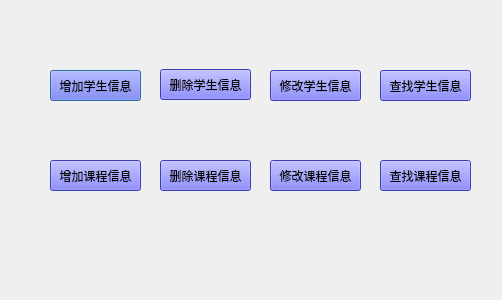
<?xml version="1.0" encoding="UTF-8"?>
<ui version="4.0">
 <class>TeaFuncDialog</class>
 <widget class="QDialog" name="TeaFuncDialog">
  <property name="geometry">
   <rect>
    <x>0</x>
    <y>0</y>
    <width>502</width>
    <height>300</height>
   </rect>
  </property>
  <property name="windowTitle">
   <string>Dialog</string>
  </property>
  <widget class="QPushButton" name="inputstuButton">
   <property name="geometry">
    <rect>
     <x>50</x>
     <y>70</y>
     <width>91</width>
     <height>31</height>
    </rect>
   </property>
   <property name="styleSheet">
    <string notr="true">background-color: rgb(85, 85, 255);</string>
   </property>
   <property name="text">
    <string>增加学生信息</string>
   </property>
  </widget>
  <widget class="QPushButton" name="inputcourButton">
   <property name="geometry">
    <rect>
     <x>50</x>
     <y>160</y>
     <width>91</width>
     <height>31</height>
    </rect>
   </property>
   <property name="styleSheet">
    <string notr="true">background-color: rgb(85, 85, 255);</string>
   </property>
   <property name="text">
    <string>增加课程信息</string>
   </property>
  </widget>
  <widget class="QPushButton" name="deletestuButton">
   <property name="geometry">
    <rect>
     <x>160</x>
     <y>69</y>
     <width>91</width>
     <height>31</height>
    </rect>
   </property>
   <property name="styleSheet">
    <string notr="true">background-color: rgb(85, 85, 255);</string>
   </property>
   <property name="text">
    <string>删除学生信息</string>
   </property>
  </widget>
  <widget class="QPushButton" name="modifystuButton">
   <property name="geometry">
    <rect>
     <x>270</x>
     <y>70</y>
     <width>91</width>
     <height>31</height>
    </rect>
   </property>
   <property name="styleSheet">
    <string notr="true">background-color: rgb(85, 85, 255);</string>
   </property>
   <property name="text">
    <string>修改学生信息</string>
   </property>
  </widget>
  <widget class="QPushButton" name="lookupstuButton">
   <property name="geometry">
    <rect>
     <x>380</x>
     <y>70</y>
     <width>91</width>
     <height>31</height>
    </rect>
   </property>
   <property name="styleSheet">
    <string notr="true">background-color: rgb(85, 85, 255);</string>
   </property>
   <property name="text">
    <string>查找学生信息</string>
   </property>
  </widget>
  <widget class="QPushButton" name="deletecoutButton">
   <property name="geometry">
    <rect>
     <x>160</x>
     <y>160</y>
     <width>91</width>
     <height>31</height>
    </rect>
   </property>
   <property name="styleSheet">
    <string notr="true">background-color: rgb(85, 85, 255);</string>
   </property>
   <property name="text">
    <string>删除课程信息</string>
   </property>
  </widget>
  <widget class="QPushButton" name="modifycourButton">
   <property name="geometry">
    <rect>
     <x>270</x>
     <y>160</y>
     <width>91</width>
     <height>31</height>
    </rect>
   </property>
   <property name="styleSheet">
    <string notr="true">background-color: rgb(85, 85, 255);</string>
   </property>
   <property name="text">
    <string>修改课程信息</string>
   </property>
  </widget>
  <widget class="QPushButton" name="lookupcourButton">
   <property name="geometry">
    <rect>
     <x>380</x>
     <y>160</y>
     <width>91</width>
     <height>31</height>
    </rect>
   </property>
   <property name="styleSheet">
    <string notr="true">background-color: rgb(85, 85, 255);</string>
   </property>
   <property name="text">
    <string>查找课程信息</string>
   </property>
  </widget>
 </widget>
 <resources/>
 <connections/>
</ui>
